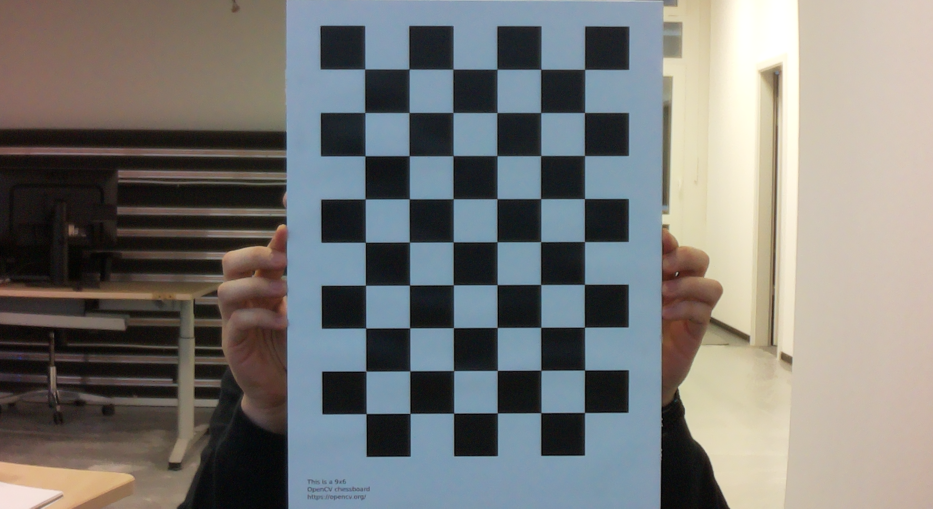
#> input picture camera_calibration/undistorted_images/undistorted_1.png, 1866 x 1017 px (shown at 1/2 size); its folder holds only this picture in this run
$ python calibrate_camera.py --imgdir undistorted_images --savedir out
#> lines starting #> are read from the running program, lines starting #| are printed output that depends on the picture; long printed decimals are rounded
######## Camera calibration for RPI IR-Cut camera #########

# Author: Petros626
# forked from/oriented on: https://learnopencv.com/camera-calibration-using-opencv/
#                          https://automaticaddison.com/how-to-perform-camera-calibration-using-opencv/
# Date: 26.03.2023
# Description:
# This program takes the calibration images and uses them to calibrate the camera used.
# The calculated parameters to obtain a distortion-free image are saved as a .json file.
# The default directory is 'calib_images' and the default 'board' dimension is '6x9'.

# Example usage to calibrate the camera with ckeckerboard images and defined dimensions:
# python3 calibrate_camera.py --imgdir=calib_images --board=6x9

# This code is based off the OpenCV-Python tutorials at:
# https://docs.opencv.org/4.x/dc/dbb/tutorial_py_calibration.html

from cv2 import (
    TERM_CRITERIA_EPS, TERM_CRITERIA_MAX_ITER, COLOR_BGR2GRAY, CALIB_CB_ADAPTIVE_THRESH, CALIB_CB_FAST_CHECK, CALIB_CB_NORMALIZE_IMAGE, NORM_L2,
    imread, imwrite, imshow, waitKey, destroyAllWindows, cvtColor, undistort, findChessboardCorners, cornerSubPix,
    drawChessboardCorners, calibrateCamera, getOptimalNewCameraMatrix, projectPoints, norm
)
from numpy import mgrid, zeros, float32, asarray
from glob import glob
from time import sleep
from os import getcwd, path, makedirs
from argparse import ArgumentParser
from json import JSONEncoder, dump

#### Parser safety request #####
# Fetch script arguments and define directory names
parser = ArgumentParser()
parser.add_argument("--imgdir", required=True, help = "Folder where the taken images for calibration are located.",
                    default = "calib_images")
parser.add_argument("--savedir", required=True, help = "Folder where the undistorted images are saved.",
                    default = "undistorted_images")
parser.add_argument("--board", help = "Dimensions of your checkerboard on which the calibration shall be applied.",
                    default = "9x6")
args = parser.parse_args()

# Check if dimensions are specified correct
if not "x" in args.board:
    print("Specify dimensions with x as WxH. (Example: 9x6).")
    exit()
number_squares_x, number_squares_y = map(int, args.board.split("x"))

# Set save directory and directory path
cwd = getcwd()
save_dir = args.savedir
dirpath = path.join(cwd, save_dir)
if not path.exists(dirpath):
    makedirs(dirpath)

# --imgdir
dirname = args.imgdir
# Set save name
save_name = "undistorted"

#### Setup the real world coordinates of 3D points ####
# Define chessboard dimensions
# Termination criteria with termination type, number of iterations and the accuracy (ε)
CHECKERBOARD = (number_squares_x, number_squares_y)
criteria = (TERM_CRITERIA_EPS + TERM_CRITERIA_MAX_ITER, 30, 0.001)
flags = CALIB_CB_ADAPTIVE_THRESH + CALIB_CB_FAST_CHECK + CALIB_CB_NORMALIZE_IMAGE
# Creating arrays to store vectors of 3D points / 2D points for each checkerboard image
objpoints  = [] # 3D - real world
imgpoints = [] # 2D - on image
# Setup the object points and create an array 1x54x3
# Create a meshgrid with the size of the checkerboard dimensions
objp = zeros((1, CHECKERBOARD[0] * CHECKERBOARD[1], 3), float32)
objp[0,:,:2] = mgrid[0:CHECKERBOARD[0], 0:CHECKERBOARD[1]].T.reshape(-1, 2)

#### Get the images and apply find corner algorithm ####
# Print program hints
print("\n#########################")
print("### Camera calibrater ###")
print("#########################")
print("For help run the script with the '--help' option.")
print("To quit the application press 'q'.\n")

# Get the file path for images in the current directory
images = glob(dirname + "/*.png")
print(f"{len(images)} images for calibration found.")
print(f"Start calibration with the {len(images)} calibration images...")

# Iterate through all images
for fname in images:
    img_dist = imread(fname)
#> img_dist is the input picture: shape (1017, 1866, 3); mean B, G, R 118.2, 120.9, 121.1
    gray = cvtColor(img_dist, COLOR_BGR2GRAY)
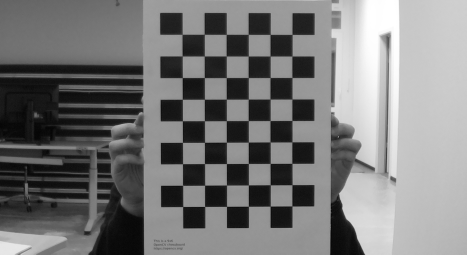
#> gray: shape (1017, 1866) (shown at 1/4 size); min 0, max 255, mean 120.6
    # Find corners on the chessboard
    ret, corners = findChessboardCorners(gray, (number_squares_x, number_squares_y), flags)
#> ret = True; corners = 54 rows, first 8: [1170.8, 140.2], [1169.9, 225.4], [1169.6, 311.2], [1169.6, 397.9], [1170.7, 484.6], [1170, 569.6], [1169.7, 655.9], [1170.2, 741.1]
    # If found, add object points&image points (after refining them)
    # print("status before: ",ret) # debug print

    if ret == True:
        objpoints.append(objp)
        # Refining pixel coordinates for given 2D points
        corners_ = cornerSubPix(gray, corners, (11, 11), (-1, -1), criteria)
#> corners_ = 54 rows, first 8: [1169.9, 139.2], [1169.6, 225.5], [1169.7, 311.5], [1169.6, 397.6], [1169.6, 483.6], [1169.5, 569.1], [1169.5, 654.8], [1169.7, 740.5]
        imgpoints.append(corners_)
        # Draw and display the corners and delay the preview
        img_draw = drawChessboardCorners(img_dist, (number_squares_x,number_squares_y), corners_, ret)
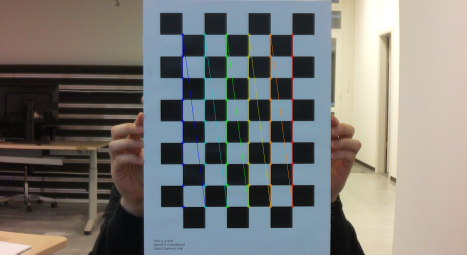
#> img_draw: shape (1017, 1866, 3) (shown at 1/4 size); mean B, G, R 118.1, 121.2, 121.3
        imshow("Pattern draw on Checkerboard", img_draw)

    # termination condition
    if waitKey(750) == ord('q'):
#> (key q is pressed here)
        print("++++++++++++++++++++++++++++++++++++++++++++++")
        print("Interruption: stop preview and calibration...")
        break

destroyAllWindows()


#### Calibrate camera, show parameters and show the accuracy ####
# Apply the calibrate algorithm and print them
ret, mtx, dist, rvecs, tvecs= calibrateCamera(objpoints, imgpoints, gray.shape[::-1], None, None)
#> ret = 0.19; mtx = [[3589.8, 0, 971.5], [0, 3519.3, 509.6], [0, 0, 1]]; dist = [[0.366, -53.19, -0.00389, 0.00571, 2132.4]]; rvecs = ([-0.0149, -0.0611, 1.57],); tvecs = ([2.26, -4.3, 40.95],)
# Refine camera matrix, return optimal camera matrix and rectangular ROI (alpha=1, all pixels retained)
# set alpha=0 keep minimum unwanted pixels, also comment l. 166-167
h, w = img_dist.shape[:2]
optimal_camera_matrix, roi = getOptimalNewCameraMatrix(mtx, dist, (w, h), 1, (w, h))
#> optimal_camera_matrix = [[4801.2, 0, 878], [0, 3532.2, 508.8], [0, 0, 1]]; roi = (320, 290, 1210, 438)

# Re-projection error (accuracy of found parameters)
mean_error = 0
for i in range(len(objpoints)):
    imgpoints2, _ = projectPoints(objpoints[i], rvecs[i], tvecs[i], mtx, dist)
    error = norm(imgpoints[i], imgpoints2, NORM_L2) / len(imgpoints2)
    mean_error += error
#> this loop made 1 pass
#> (error, mean_error) on pass 1: (0.0258, 0.0258)
#> after the loop, mean_error = 0.0258

#Show the parameters output
print("Camera matrix: \n\n", mtx)
#| Camera matrix:
#|  [[3.58983001e+03 0.00000000e+00 9.71482705e+02]
#|  [0.00000000e+00 3.51925234e+03 5.09641453e+02]
#|  [0.00000000e+00 0.00000000e+00 1.00000000e+00]]
print("\n")
print("Distortion coefficient: \n\n",dist)
#| Distortion coefficient:
#|  [[ 3.66011882e-01 -5.31927973e+01 -3.89071888e-03  5.70991335e-03
#|    2.13236907e+03]]
print("\n")
print("Rotation vectors: \n\n",rvecs)
#| Rotation vectors:
#|  (array([[-0.01489],
#|        [-0.0611],
#|        [ 1.568]]),)
print("\n")
print("Translation vectors: \n\n",tvecs)
#| Translation vectors:
#|  (array([[ 2.256 ],
#|        [-4.302],
#|        [40.949]]),)
print("\n")
print("New optimal camera matrix: \n\n", optimal_camera_matrix)
#| New optimal camera matrix:
#|  [[4.80120778e+03 0.00000000e+00 8.78020040e+02]
#|  [0.00000000e+00 3.53217838e+03 5.08761299e+02]
#|  [0.00000000e+00 0.00000000e+00 1.00000000e+00]]
sleep(1.5)
print("\n\nEstimated error how accurate parameters are: \n\n{}\n".format(mean_error/len(objpoints)))
#| Estimated error how accurate parameters are:
#| 0.02584

#### Save parameters ####
# Dictionary for parameters
calibrate_camera = {}
filename = "calibrate_camera.json"
print("++++++++++++++++++++++++++++++++++++++++++++++++++++++++++++++++")
print("Save the camera parameters to -> {}.\n".format(filename))

for variable in ["ret", "mtx", "dist", "rvecs", "tvecs"]:
    calibrate_camera[variable] = asarray(eval(variable)).tolist()
with open(filename, "w") as f:
    dump(calibrate_camera, f, indent=4)

sleep(1.5)

#### Undistort the image ####
imgnum  = 1
calib_flag = 1
print("++++++++++++++++++++++++++++++++++++++++++++++++++++++++++++++++")
print("Create the undistorted images in preview window and save them.\n")

for fname in images:
    img_dist = imread(fname)
    # Method 1: Compensate lens distortion (Renunciation of remapping method 2)
    dst = undistort(img_dist, mtx, dist, None, optimal_camera_matrix)
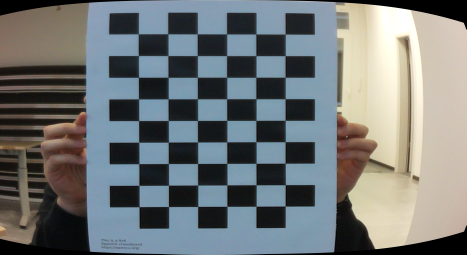
#> dst: shape (1017, 1866, 3) (shown at 1/4 size); mean B, G, R 119.3, 119, 114.1
    # Crop the image. Uncomment these following two lines to remove black lines on the edge of the undistorted image
    x, y, w, h = roi
#> x = 320; y = 290; w = 1210; h = 438
    dst = dst[y:y+h, x:x+w]
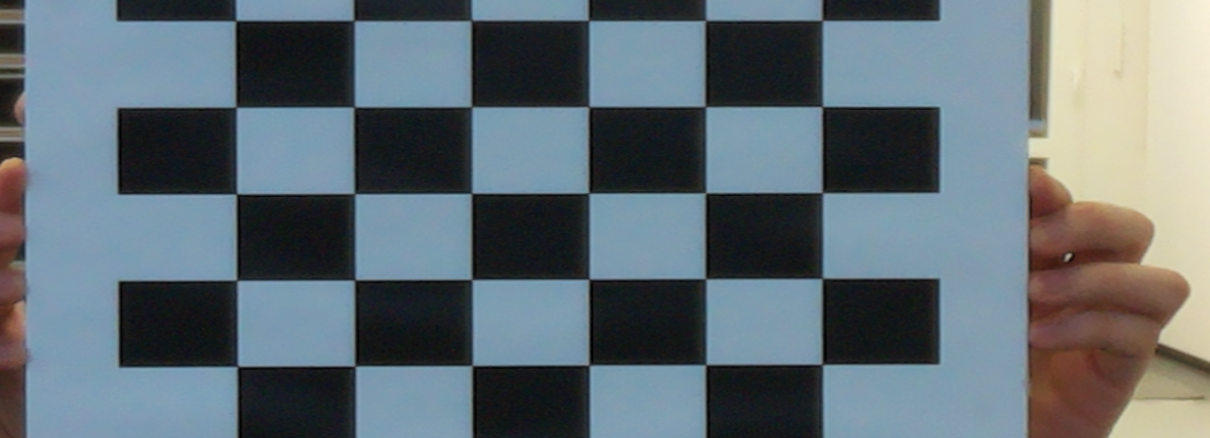
#> dst: shape (438, 1210, 3); mean B, G, R 117, 110.4, 98.1
    filename = "".join([save_name, "_", str(imgnum), ".png"])
    savepath = path.join(dirpath, filename)
    imwrite(savepath, dst)
    print("Save undistorted image as -> {}.".format(filename))
    imshow("Undistorted images preview", dst)
    imgnum  += 1

    # termination condition
    if waitKey(750) == ord('q'):
#> (key q is pressed here)
        calib_flag = 0
        print("++++++++++++++++++++++++++++++++++++++++++++++")
        print("Interruption: stop preview and calibration...")
        break

if calib_flag == 1:
    print("\nCalibration finished succesfully!")

destroyAllWindows()

$ run again, on camera_calibration/undistorted_images/undistorted_13.png
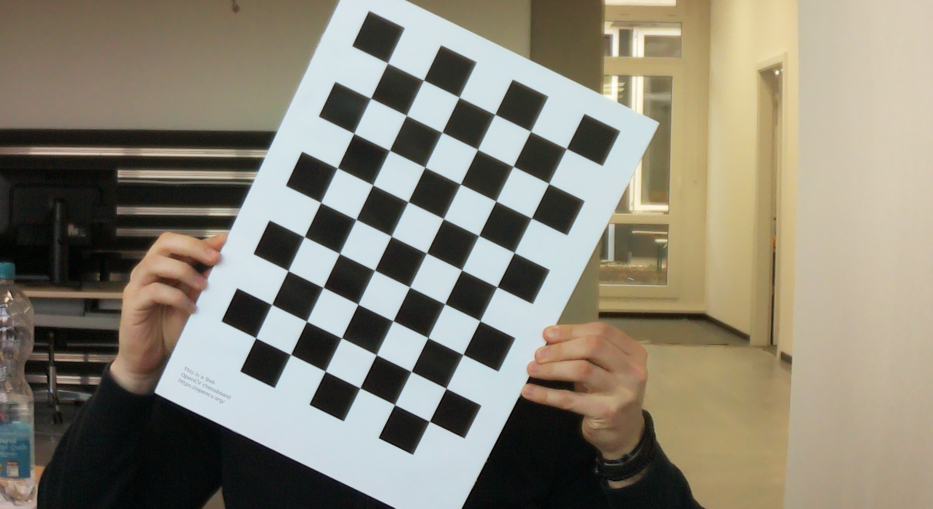
#> input picture camera_calibration/undistorted_images/undistorted_13.png, 1866 x 1017 px (shown at 1/2 size)
#> img_dist is the input picture: shape (1017, 1866, 3); mean B, G, R 117.4, 132.3, 137.6
#> `gray = cvtColor(img_dist, COLOR_BGR2GRAY)`:
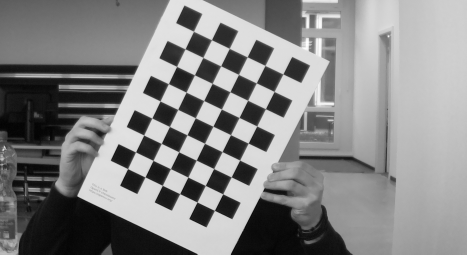
#> gray: shape (1017, 1866) (shown at 1/4 size); min 0, max 254, mean 132.2
#> `ret, corners = findChessboardCorners(gray, (number_squares_x, number_s..`: ret = True; corners = 54 rows, first 8: [1133.7, 297.4], [1098.1, 367.5], [1063.7, 436.4], [1028.8, 505.6], [994.5, 574.2], [960.5, 642.3], [926.8, 709.3], [892.8, 777.3]
#> corners_ = 54 rows, first 8: [1133.3, 297.3], [1098.1, 367.4], [1063.4, 436.5], [1028.8, 505.5], [994.5, 574], [960.4, 641.9], [926.5, 709.3], [892.7, 777.1]
#> `ret, mtx, dist, rvecs, tvecs= calibrateCamera(objpoints, imgpoints, gr..`: ret = 0.19; mtx = [[2333.3, 0, 924.1], [0, 2296.1, 342.2], [0, 0, 1]]; dist = [[0.0491, 2.4, -0.000248, -0.000693, -53.76]]; rvecs = ([0.119, -0.0616, 2.02],); tvecs = ([2.63, -0.573, 29.34],)
#> optimal_camera_matrix = [[2333.3, 0, 924.1], [0, 1580.3, 256], [0, 0, 1]]; roi = (0, 21, 1865, 699)
#> the loop `for i in range(len(objpoints)):` made 1 pass
#> (error, mean_error) on pass 1: (0.0259, 0.0259)
#> after the loop `for i in range(len(objpoints)):`: mean_error = 0.0259
#| Camera matrix:
#|  [[2.33325273e+03 0.00000000e+00 9.24065872e+02]
#|  [0.00000000e+00 2.29605622e+03 3.42182662e+02]
#|  [0.00000000e+00 0.00000000e+00 1.00000000e+00]]
#| Distortion coefficient:
#|  [[ 4.90625631e-02  2.39959145e+00 -2.47852159e-04 -6.92901488e-04
#|   -5.37598822e+01]]
#| Rotation vectors:
#|  (array([[ 0.1187],
#|        [-0.06164],
#|        [ 2.020 ]]),)
#| Translation vectors:
#|  (array([[ 2.631],
#|        [-0.5731],
#|        [29.339]]),)
#| New optimal camera matrix:
#|  [[2.33325273e+03 0.00000000e+00 9.24065872e+02]
#|  [0.00000000e+00 1.58027854e+03 2.55978556e+02]
#|  [0.00000000e+00 0.00000000e+00 1.00000000e+00]]
#| Estimated error how accurate parameters are:
#| 0.02585
#> `x, y, w, h = roi`: x = 0; y = 21; w = 1865; h = 699
#> `dst = dst[y:y+h, x:x+w]`:
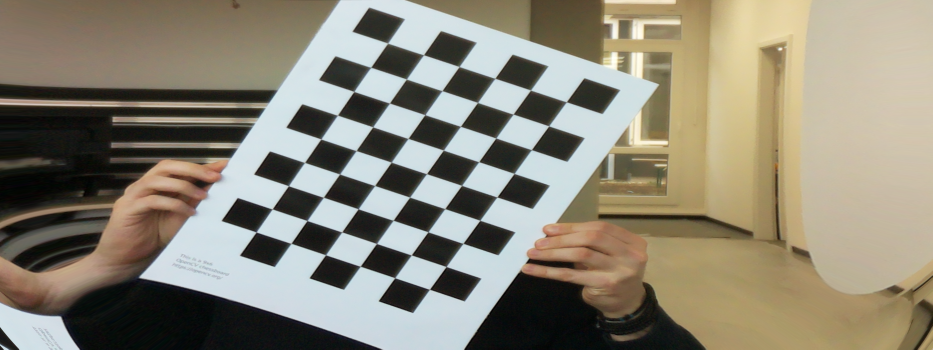
#> dst: shape (699, 1865, 3) (shown at 1/2 size); mean B, G, R 118.1, 133.9, 139.5

$ run again, on camera_calibration/undistorted_images/undistorted_14.png
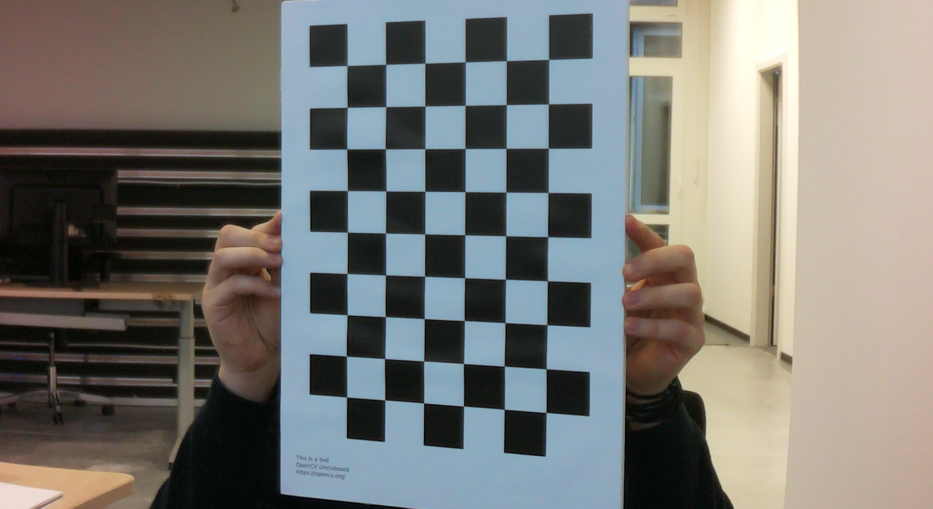
#> input picture camera_calibration/undistorted_images/undistorted_14.png, 1866 x 1017 px (shown at 1/2 size)
#> img_dist is the input picture: shape (1017, 1866, 3); mean B, G, R 116.3, 120.8, 121.2
#> `gray = cvtColor(img_dist, COLOR_BGR2GRAY)`:
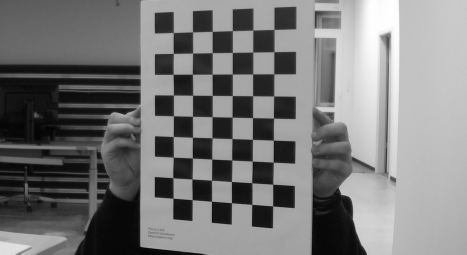
#> gray: shape (1017, 1866) (shown at 1/4 size); min 0, max 255, mean 120.4
#> `ret, corners = findChessboardCorners(gray, (number_squares_x, number_s..`: ret = True; corners = 54 rows, first 8: [1097.7, 119.5], [1097.8, 208.5], [1097.5, 297], [1096.9, 385.5], [1096.3, 474], [1095.8, 562.4], [1095, 649.5], [1093.8, 738.7]
#> corners_ = 54 rows, first 8: [1098.1, 119.3], [1097.7, 208.4], [1097.2, 296.9], [1096.7, 385.5], [1096.1, 473.9], [1095.3, 562.2], [1094.6, 650], [1092.9, 738.2]
#> `ret, mtx, dist, rvecs, tvecs= calibrateCamera(objpoints, imgpoints, gr..`: ret = 0.353; mtx = [[2765.8, 0, 955.4], [0, 2649.2, 498.5], [0, 0, 1]]; dist = [[0.578, -38.98, 0.00348, -0.0211, 762.8]]; rvecs = ([0.382, 0.309, 1.56],); tvecs = ([1.55, -4.27, 29.8],)
#> optimal_camera_matrix = [[4492.8, 0, 875.5], [0, 2666.7, 499.9], [0, 0, 1]]; roi = (377, 330, 1068, 338)
#> the loop `for i in range(len(objpoints)):` made 1 pass
#> (error, mean_error) on pass 1: (0.0481, 0.0481)
#> after the loop `for i in range(len(objpoints)):`: mean_error = 0.0481
#| Camera matrix:
#|  [[2.76580400e+03 0.00000000e+00 9.55449015e+02]
#|  [0.00000000e+00 2.64918742e+03 4.98474649e+02]
#|  [0.00000000e+00 0.00000000e+00 1.00000000e+00]]
#| Distortion coefficient:
#|  [[ 5.78461461e-01 -3.89759594e+01  3.47761246e-03 -2.10863106e-02
#|    7.62831162e+02]]
#| Rotation vectors:
#|  (array([[0.3816],
#|        [0.3086],
#|        [1.559]]),)
#| Translation vectors:
#|  (array([[ 1.552],
#|        [-4.272],
#|        [29.800]]),)
#| New optimal camera matrix:
#|  [[4.49280352e+03 0.00000000e+00 8.75490892e+02]
#|  [0.00000000e+00 2.66672658e+03 4.99925021e+02]
#|  [0.00000000e+00 0.00000000e+00 1.00000000e+00]]
#| Estimated error how accurate parameters are:
#| 0.0481
#> `x, y, w, h = roi`: x = 377; y = 330; w = 1068; h = 338
#> `dst = dst[y:y+h, x:x+w]`:
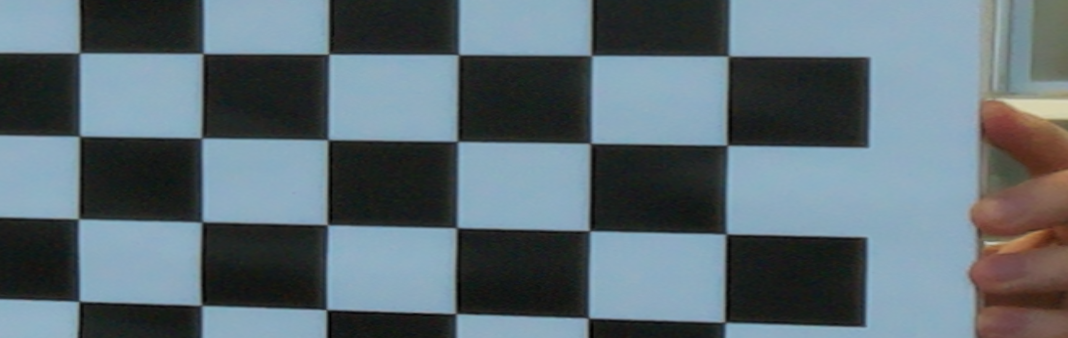
#> dst: shape (338, 1068, 3); mean B, G, R 116.3, 108.5, 93.2
